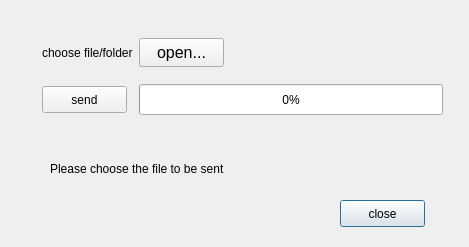
<?xml version="1.0" encoding="UTF-8"?>
<ui version="4.0">
 <class>Server</class>
 <widget class="QDialog" name="Server">
  <property name="geometry">
   <rect>
    <x>0</x>
    <y>0</y>
    <width>469</width>
    <height>247</height>
   </rect>
  </property>
  <property name="windowTitle">
   <string>Send</string>
  </property>
  <widget class="QLabel" name="sStatusLabel">
   <property name="geometry">
    <rect>
     <x>50</x>
     <y>160</y>
     <width>221</width>
     <height>17</height>
    </rect>
   </property>
   <property name="minimumSize">
    <size>
     <width>221</width>
     <height>17</height>
    </size>
   </property>
   <property name="text">
    <string>Please choose the file to be sent</string>
   </property>
  </widget>
  <widget class="QPushButton" name="sCloseBtn">
   <property name="geometry">
    <rect>
     <x>340</x>
     <y>200</y>
     <width>85</width>
     <height>27</height>
    </rect>
   </property>
   <property name="maximumSize">
    <size>
     <width>85</width>
     <height>27</height>
    </size>
   </property>
   <property name="text">
    <string>close</string>
   </property>
  </widget>
  <widget class="QWidget" name="">
   <property name="geometry">
    <rect>
     <x>42</x>
     <y>27</y>
     <width>401</width>
     <height>101</height>
    </rect>
   </property>
   <layout class="QGridLayout" name="gridLayout">
    <property name="leftMargin">
     <number>0</number>
    </property>
    <item row="2" column="0">
     <widget class="QPushButton" name="sSendBtn">
      <property name="maximumSize">
       <size>
        <width>85</width>
        <height>27</height>
       </size>
      </property>
      <property name="text">
       <string>send</string>
      </property>
     </widget>
    </item>
    <item row="0" column="0">
     <widget class="QLabel" name="sChooseLabel">
      <property name="text">
       <string>choose file/folder</string>
      </property>
     </widget>
    </item>
    <item row="2" column="1">
     <widget class="QProgressBar" name="progressBar">
      <property name="minimumSize">
       <size>
        <width>221</width>
        <height>31</height>
       </size>
      </property>
      <property name="value">
       <number>0</number>
      </property>
     </widget>
    </item>
    <item row="0" column="1">
     <widget class="QPushButton" name="sOpenBtn">
      <property name="maximumSize">
       <size>
        <width>85</width>
        <height>29</height>
       </size>
      </property>
      <property name="font">
       <font>
        <pointsize>12</pointsize>
       </font>
      </property>
      <property name="text">
       <string>open...</string>
      </property>
     </widget>
    </item>
   </layout>
  </widget>
 </widget>
 <resources/>
 <connections/>
</ui>
